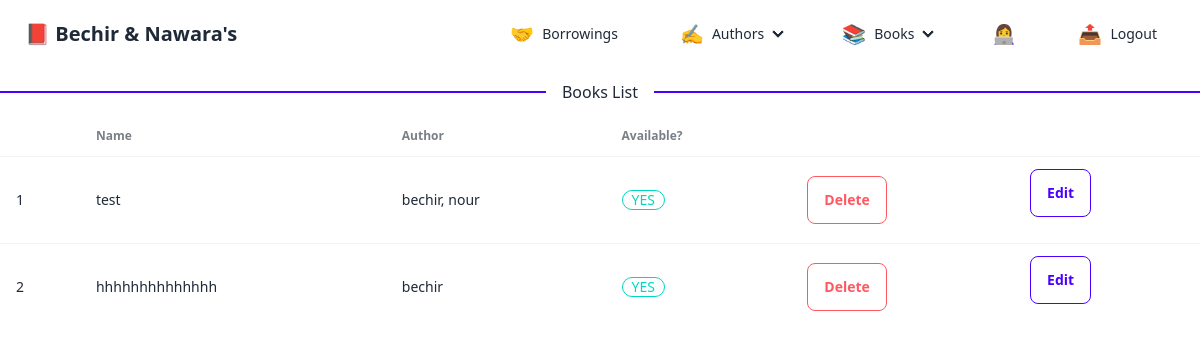
The app's page /books/admin (signed in), older data.
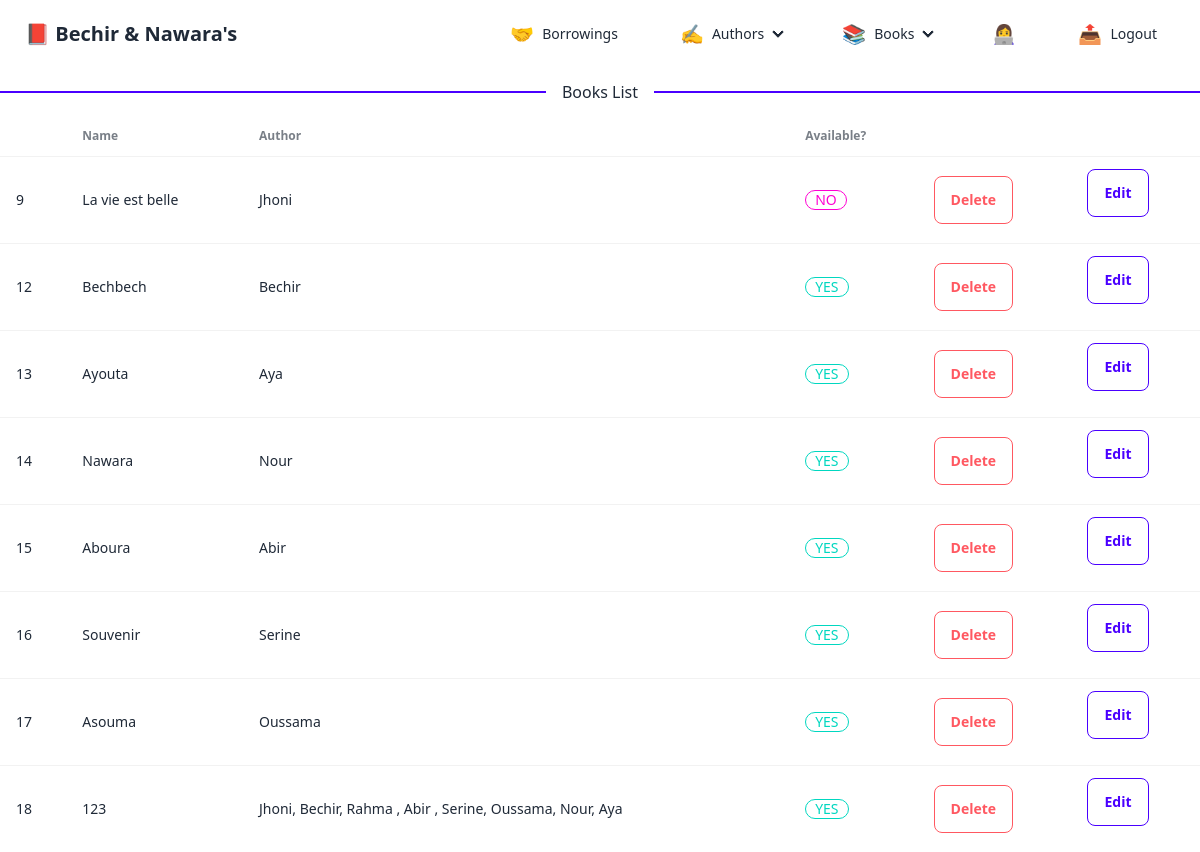
The same page, newer data.
### books/models.py (models this page shows, shortened)
class Book(models.Model):
    title = models.CharField(max_length=255)
    authors = models.ManyToManyField(Author)
    def available(self):
        borrowings = Borrowing.objects.filter(book=self)
        for borrowing in borrowings:
            print("borrowomasd;lahsdlkjashdkljas")
            print(borrowing.returned())
            if not borrowing.returned():
                return False
        return True

class Author(models.Model):
    name = models.CharField(max_length=255)
    surname = models.CharField(max_length=255)

### books/admin_views.py (the view)
# urls.py: path('admin',admin_views.admin_index,name='admin_index'),
def admin_index(request):
    if not request.user.is_authenticated:
        return redirect('login')
    if not request.user.is_staff:
        return redirect('student_index')
    all_books = Book.objects.all()
    return render(request, 'index.html', {'all_books': all_books})

### books/models.py (called while the page is built)
    def returned(self):
        return self.is_returned

### books/templates/index.html (shortened to what this page needs)
{% include "components/navbar.html" %}
{% block content %}
    <div class="divider divider-primary">Books List</div>
<div class="overflow-x-auto">
    <table class="table">
      <thead>
        <tr>
          <th></th>
          <th>Name</th>
          <th>Author</th>
          <th>Available?</th>
        </tr>
      </thead>
      <tbody>
        {% for book in all_books %}
        <tr>
            <td>{{ book.id }}</td>
            <td>{{ book.title }}</td>
            <td>
                {% for author in book.authors.all %}
                    {{ author.name }}{% if not forloop.last %}, {% endif %}
                {% endfor %}
            </td>
            <td>
                {% if book.available %}
                <div class="badge badge-accent badge-outline">YES</div>
                {% else %}
                <div class="badge badge-secondary badge-outline">NO</div>
                {% endif %}
            </td>
            <td>
                    <button onclick="my_modal_{{book.id}}.showModal()"  class="btn btn-error btn-outline btn-accent">Delete</button>
            </td>
            <td>
              <form method="get" action="{% url 'admin_edit_book' book.id %}">
                  <button class="btn btn-outline btn-primary">Edit</button>
              </form>
          </td>
        </tr>
        {% endfor %}
    </tbody>
    </table>
    </div>
{% endblock %}

Row changes from the older to the newer data that the page shows:
removed Book: id "1", title "test", shows "YES", Author (name "bechir")
removed Author: name "nour", shown under "1"
removed Book: id "2", title "hhhhhhhhhhhhhh", shows "YES", Author (name "bechir")
added Book: id "9", title "La vie est belle", shows "NO", Author (name "Jhoni")
added Book: id "12", title "Bechbech", shows "YES"
added Author: name "Bechir"
added Book: id "13", title "Ayouta", shows "YES"
added Author: name "Aya"
added Book: id "14", title "Nawara", shows "YES"
added Author: name "Nour"
added Book: id "15", title "Aboura", shows "YES"
added Author: name "Abir"
added Book: id "16", title "Souvenir", shows "YES"
added Author: name "Serine"
added Book: id "17", title "Asouma", shows "YES"
added Author: name "Oussama"
added Book: id "18", title "123", shows "YES", Author (name "Jhoni")
added Author: name "Rahma", shown under "18"
